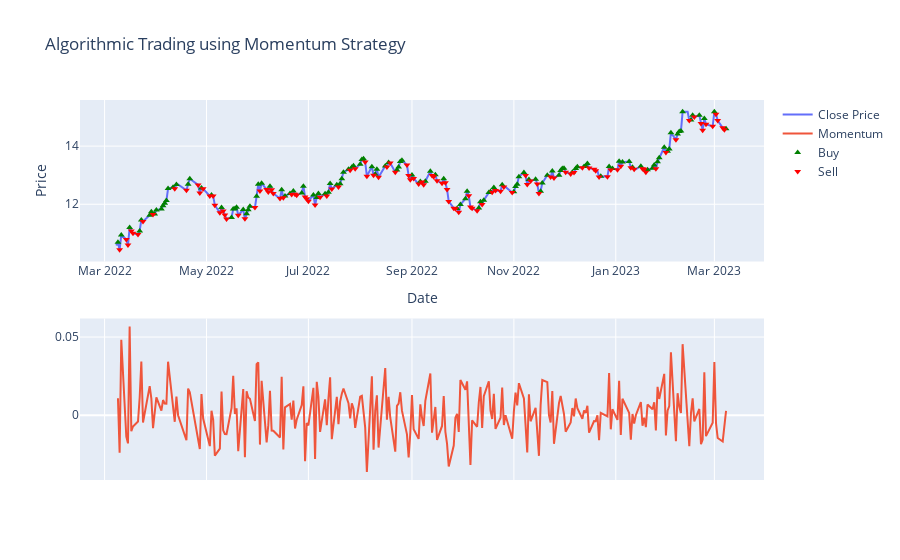

The notebook cell this image was saved under:
### Code cell
# Adding the buy and sell signals

figure.add_trace(go.Scatter(x=data.loc[data['momentum'] > 0].index, 
                         y=data.loc[data['momentum'] > 0]['Close'], 
                         mode='markers', name='Buy', 
                         marker=dict(color='green', symbol='triangle-up')))

figure.add_trace(go.Scatter(x=data.loc[data['momentum'] < 0].index, 
                         y=data.loc[data['momentum'] < 0]['Close'], 
                         mode='markers', name='Sell', 
                         marker=dict(color='red', symbol='triangle-down')))

figure.update_layout(title='Algorithmic Trading using Momentum Strategy',
                  xaxis_title='Date',
                  yaxis_title='Price')
figure.update_yaxes(title="Momentum", secondary_y=True)
figure.show()
